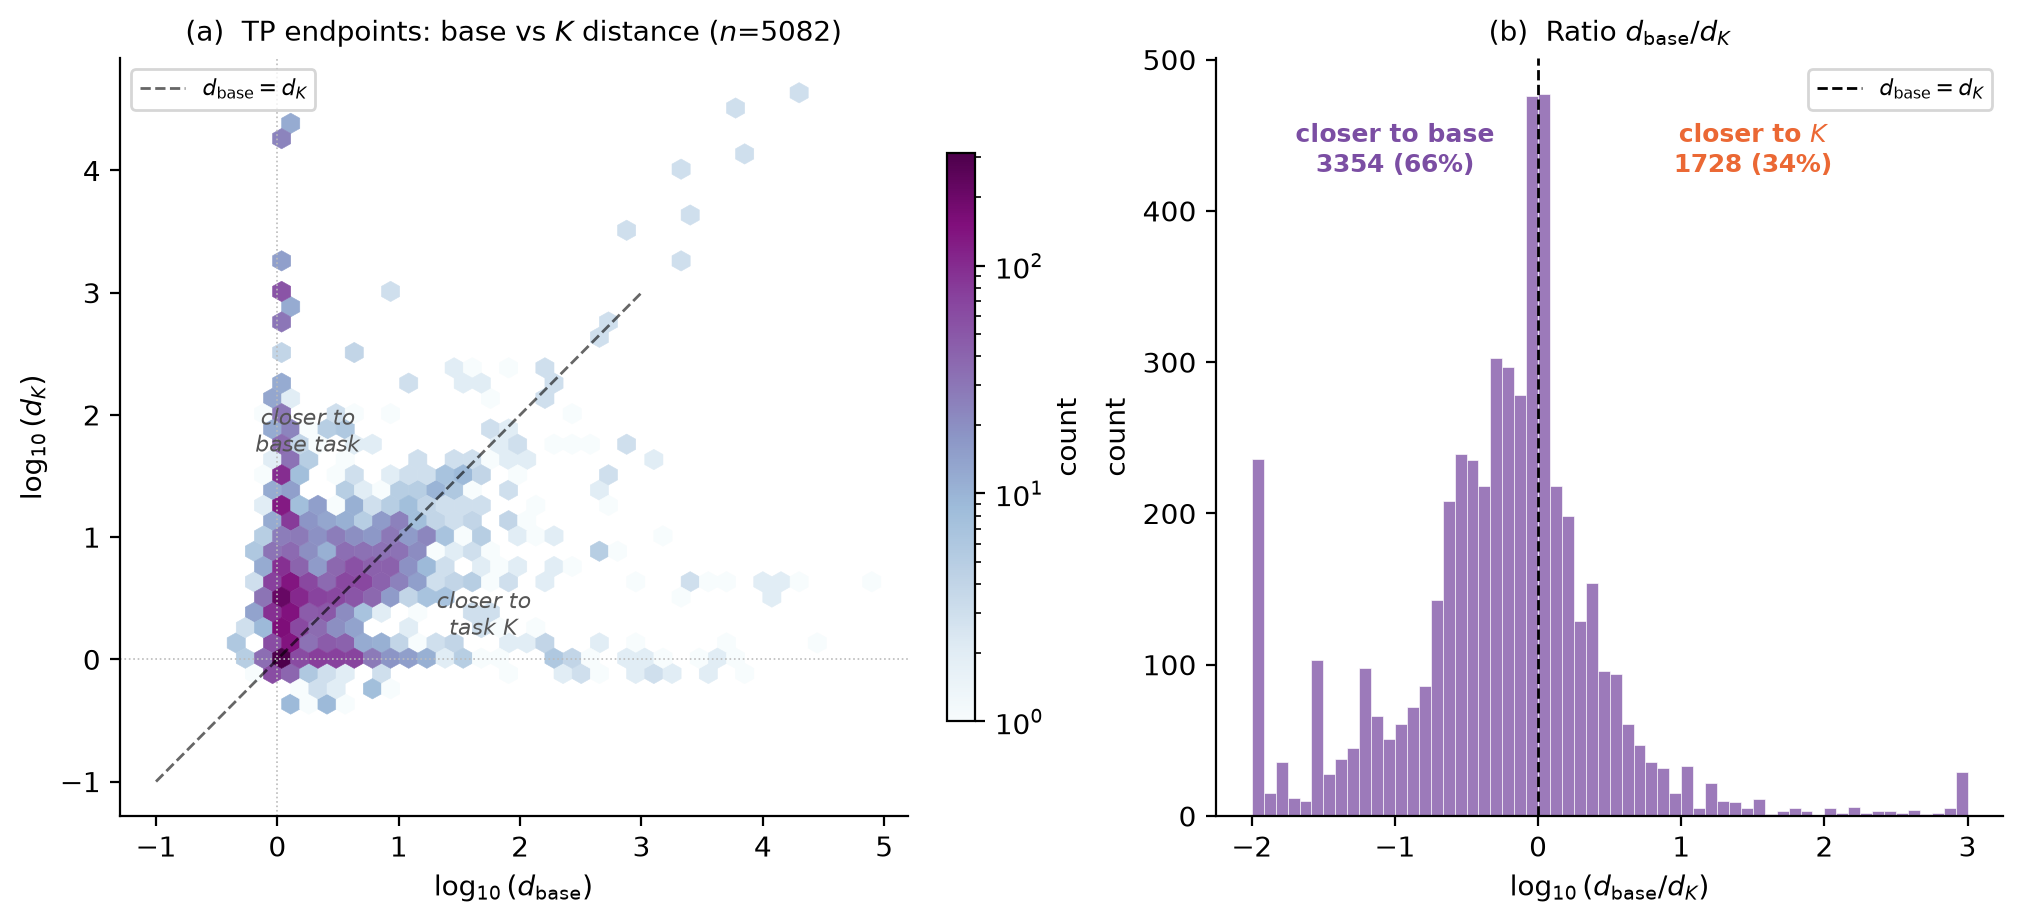

Generate this figure with Python:
"""Figure: TP geometric landscape.

(a) d_base vs d_K hexbin — where does the endpoint sit between base and K?
(b) d_base/d_K ratio histogram
"""
import json, os, warnings
import numpy as np
import matplotlib
matplotlib.use("Agg")
import matplotlib.pyplot as plt
from matplotlib.colors import LogNorm

warnings.filterwarnings("ignore")

HERE = os.path.dirname(os.path.abspath(__file__))
DATA_ROOT = os.path.join(HERE, "..")
TP_FILE = os.path.join(DATA_ROOT, "endpoint_density_tp_v2.jsonl")
if not os.path.isfile(TP_FILE):
    TP_FILE = "/Users/halleluiahgirum/Documents/Thesis/causalab/dormant-circuit-analysis/endpoint_density_tp_v2.jsonl"

OUT_DIR = "/Users/halleluiahgirum/Documents/Thesis/causalab/dormant-circuit-analysis/figures"


def load(path):
    out = []
    with open(path) as f:
        for line in f:
            out.append(json.loads(line))
    return out


def identify_base(r):
    dpt = r.get("dist_per_task") or {}
    db = r.get("dist_base")
    if db is None or not dpt:
        return None
    for tid, dv in dpt.items():
        if abs(dv - db) < 0.001:
            return str(tid)
    return None


tps = load(TP_FILE)

d_base = []; d_K = []
for r in tps:
    db = r.get("dist_base")
    dk = r.get("dist_K")
    if db is None or dk is None:
        continue
    d_base.append(db)
    d_K.append(dk)

d_base = np.array(d_base)
d_K = np.array(d_K)
ratio = d_base / (d_K + 1e-9)

fig, axes = plt.subplots(1, 2, figsize=(10, 4.5), constrained_layout=True)

# (a) d_base vs d_K
ax = axes[0]
hb = ax.hexbin(np.log10(d_base + 0.1), np.log10(d_K + 0.1), gridsize=35,
               cmap="BuPu", mincnt=1, norm=LogNorm(), edgecolors="face",
               linewidths=0.2)
fig.colorbar(hb, ax=ax, shrink=0.75, label="count")
ax.plot([-1, 3], [-1, 3], 'k--', lw=1.0, alpha=0.6, label=r"$d_\mathrm{base} = d_K$")
ax.axvline(0, color="#bbb", ls=":", lw=0.6)
ax.axhline(0, color="#bbb", ls=":", lw=0.6)
ax.set_xlabel(r"$\log_{10}(d_\mathrm{base})$", fontsize=10)
ax.set_ylabel(r"$\log_{10}(d_K)$", fontsize=10)
ax.set_title(f"(a)  TP endpoints: base vs $K$ distance ($n$={len(d_base)})",
             fontsize=10)
ax.legend(fontsize=8, loc="upper left")
ax.text(0.25, 1.7, "closer to\nbase task", fontsize=8, color="#555",
        ha="center", style="italic")
ax.text(1.7, 0.2, "closer to\ntask $K$", fontsize=8, color="#555",
        ha="center", style="italic")
ax.spines["top"].set_visible(False)
ax.spines["right"].set_visible(False)

# (b) ratio distribution
ax = axes[1]
log_ratio = np.clip(np.log10(ratio + 1e-9), -2, 3)
ax.hist(log_ratio, bins=60, color="#7b4ea3", alpha=0.75, edgecolor="white",
        linewidth=0.3)
ax.axvline(0, color="black", ls="--", lw=1, label=r"$d_\mathrm{base} = d_K$")
ax.set_xlabel(r"$\log_{10}(d_\mathrm{base} / d_K)$", fontsize=10)
ax.set_ylabel("count", fontsize=10)
ax.set_title(r"(b)  Ratio $d_\mathrm{base}/d_K$", fontsize=10)
ax.legend(fontsize=8)

lt = (ratio < 1).sum()
gt = (ratio >= 1).sum()
ax.text(-1.0, ax.get_ylim()[1] * 0.85,
        f"closer to base\n{lt} ({100 * lt / len(ratio):.0f}%)",
        fontsize=9, ha="center", color="#7b4ea3", fontweight="bold")
ax.text(1.5, ax.get_ylim()[1] * 0.85,
        f"closer to $K$\n{gt} ({100 * gt / len(ratio):.0f}%)",
        fontsize=9, ha="center", color="#eb6834", fontweight="bold")
ax.spines["top"].set_visible(False)
ax.spines["right"].set_visible(False)

os.makedirs(OUT_DIR, exist_ok=True)
out = os.path.join(OUT_DIR, "fig_tp_landscape.pdf")
fig.savefig(out, dpi=300, bbox_inches="tight")
fig.savefig(out.replace(".pdf", ".png"), dpi=200, bbox_inches="tight")
print(f"Saved {out}")
print(f"TPs plotted: {len(d_base)}")
